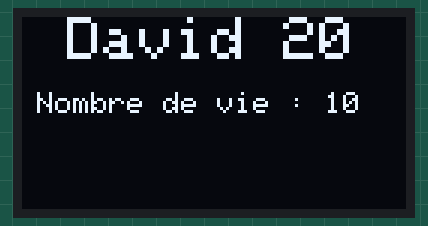
This sketch was run on a simulated Arduino Uno, built with avr-gcc and run on an emulated ATmega328P. On the bench: 128×64 one-colour display.

Above: at 2.1 s.
At 3.2 s:
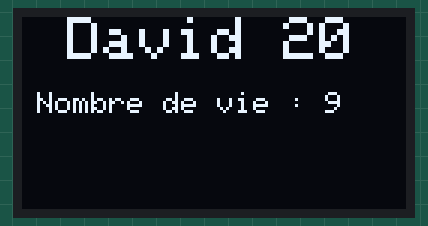
At 6.3 s:
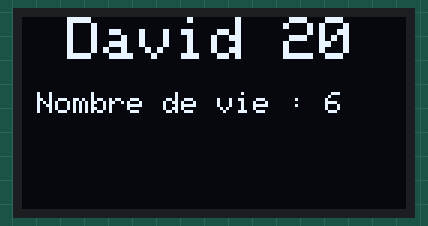
At 8.3 s:
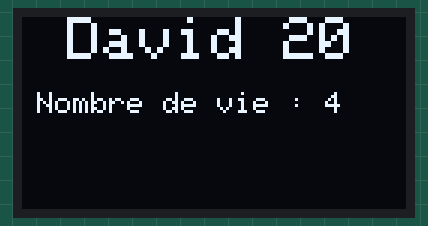
At 11.4 s:
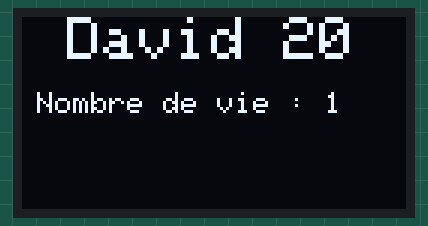

Measured:
- by itself, everything shown: repeats every 10.3 s, in 10 steps
- what the display in image 0 shows lasts 1.0 s, from 2.1 s to 3.1 s

The sketch:

ecran_oled.ino
```cpp
#include <Wire.h>
#include <Adafruit_GFX.h>
#include <Adafruit_SSD1306.h>

#define SCREEN_WIDTH 128 // OLED display width, in pixels
#define SCREEN_HEIGHT 64 // OLED display height, in pixels

// Declaration for an SSD1306 display connected to I2C (SDA, SCL pins)
Adafruit_SSD1306 display(SCREEN_WIDTH, SCREEN_HEIGHT, &Wire, -1);
int vie = 10;

void setup() {
  Serial.begin(9600);

  if(!display.begin(SSD1306_SWITCHCAPVCC, 0x3C)) { // Address 0x3D for 128x64
    Serial.println(F("SSD1306 allocation failed"));
    for(;;);
  }
  delay(2000);
  display.clearDisplay();

  display.setTextSize(2);
  display.setTextColor(WHITE);
  display.setCursor(15, 0);
  // Display static text
  display.println("David 20");

  display.setTextSize(1);
  display.setCursor(5, 20);
  display.println("Nombre de vie :");
  display.display();
}

void loop() {
  for (int i=0; i<10; i++)
  {
  display.clearDisplay();

  display.setTextSize(2);
  display.setTextColor(WHITE);
  display.setCursor(15, 0);
  // Display static text
  display.println("David 20");

  display.setTextSize(1);
  display.setCursor(5, 25);
  display.println("Nombre de vie : " + String(vie-i));
  display.display();
  delay (1000);
  }
}
```
